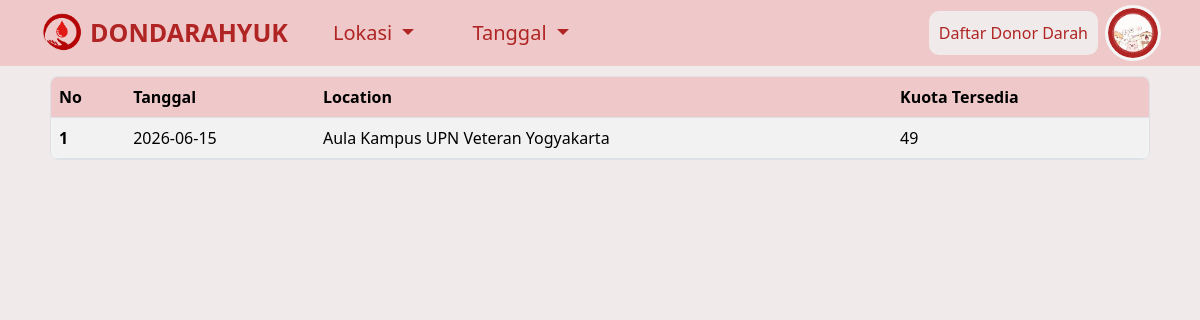
The app's page /landing_page/lokasi.php?lokasi=Aula Kampus UPN Veteran Yogyakarta with its own data.
### tables this page shows
CREATE TABLE `jadwal_donor` (
  `id_jadwal` int(11) NOT NULL,
  `tanggal` date NOT NULL,
  `lokasi` varchar(255) NOT NULL,
  `penyelenggara` varchar(100) NOT NULL,
  `kuota` int(11) NOT NULL,
  `created_at` timestamp NOT NULL DEFAULT current_timestamp()
);

### landing_page/lokasi.php (the view, shortened to what this page needs)
<?php
include '../connect.php';
$filter_lokasi = $_GET['lokasi'];
$jadwal = $conn->query("select * from jadwal_donor where lokasi = '$filter_lokasi'");
?>
<!DOCTYPE html>
<html lang="en">
<head>
  <link href="https://cdn.jsdelivr.net/npm/bootstrap@5.3.8/dist/css/bootstrap.min.css" rel="stylesheet">
</head>
<body style="margin: 0px; background-color: #f0eaea;">
  <nav class="navbar navbar-expand-lg" style="background-color: #efc9c9;">
    <div class="container">
      <a href="landingpage.php" class="navbar-brand me-2">
        <img
          src="../assets/logo3.png"
          height="40"
          alt="Blood Logo"
          loading="lazy"
          style="margin-top: -1px;" />
      </a>
      <div class="collapse navbar-collapse" id="navbarButtonsExample">
        <ul class="navbar-nav me-auto mb-2 mb-lg-0">
          <li class="nav-item" style="align-self: center;">
            <b style="font-size: 25px; color: #b02424;">DONDARAHYUK</b>
          </li>
          <li class="nav-item" style="margin-left: 2rem;">
            <div class="dropdown">
              <button
                class="btn dropdown-toggle"
                type="button"
                data-bs-toggle="dropdown"
                aria-expanded="false"
                style="color: #b02424; font-size: 20px;">
                Lokasi
              </button>
            </div>
          </li>
          <li class="nav-item" style="margin-left: 2rem;">
            <div class="dropdown">
              <button
                class="btn dropdown-toggle"
                type="button"
                data-bs-toggle="dropdown"
                aria-expanded="false"
                style="color: #b02424; font-size: 20px;">
                Tanggal
              </button>
            </div>
          </li>
        </ul>
        <div class="d-flex align-items-center">
          <a href="../guest/daftardondar.php" class="btn-solid theme-primary" style="padding: 10px; border-radius: 10px; background-color: #f0eaea; color: inherit; color: #b02424; text-decoration: none; margin-right: 10px;">Daftar Donor Darah</a>
          <div class="dropdown">
            <img
              class="btn dropdown-toggle"
              type="button"
              data-bs-toggle="dropdown"
              aria-expanded="false"
              src="../assets/profil.png"
              style="
                    width: 50px;
                    background-color: #b02424;
                    border-radius: 100%;
                    outline: whitesmoke solid;
                    padding: 0px;
                  " />
          </div>
        </div>
      </div>
    </div>
  </nav>
  <div class="border rounded-3 overflow-auto" style="margin: 10px 50px; background-color: #f0eaea;">
    <table class="table table-striped mb-0">
      <thead style="--bs-table-bg: #efc9c9;">
        <tr>
          <th scope="col">No</th>
          <th scope="col">Tanggal</th>
          <th scope="col">Location</th>
          <th scope="col">Kuota Tersedia</th>
        </tr>
      </thead>
      <tbody>
        <?php
        $count = 1;
        while ($result = mysqli_fetch_object($jadwal)) {
        ?>
          <tr>
            <th scope="row"><?= $count ?></th>
            <td><?= $result->tanggal ?></td>
            <td><?= $result->lokasi ?></td>
            <td><?= $result->kuota ?></td>
          </tr>
        <?php
          $count++;
        }
        ?>
      </tbody>
    </table>
  </div>
</body>
</html>

### records on screen
jadwal_donor: tanggal "2026-06-15", lokasi "Aula Kampus UPN Veteran Yogyakarta", kuota "49"
